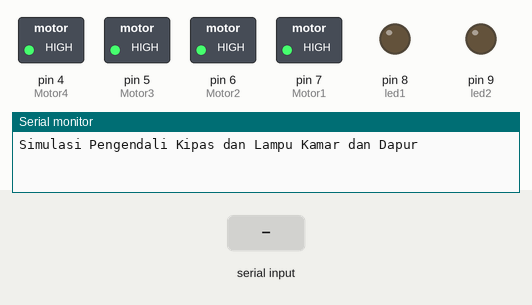
Bench run of a sketch on a simulated Arduino Uno, built with avr-gcc and run on an emulated ATmega328P. Parts: switched loads named in the sketch (green lamp = pin HIGH), output pins drawn as LEDs (lit = HIGH), the last lines printed to the serial monitor. The test bench sets the inputs (shaded band).

Above: at 1.2 s.
1.3 s: "1" received over Serial
At 2.5 s:
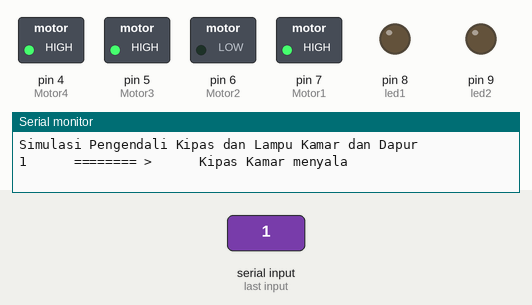
2.8 s: "2" received over Serial
At 3.7 s:
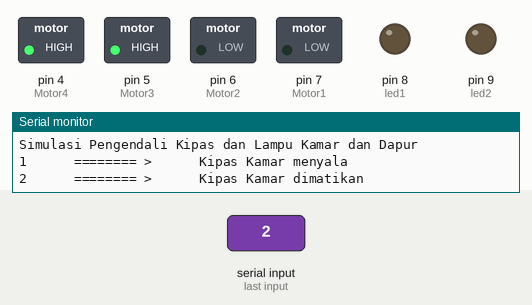
4.3 s: "3" received over Serial
At 4.9 s:
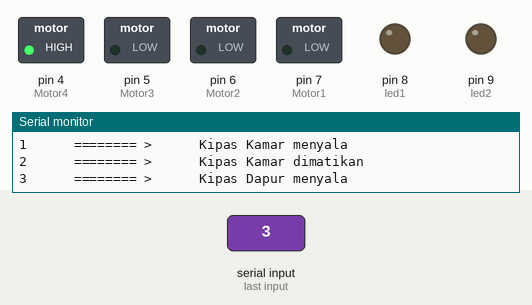
5.8 s: "4" received over Serial
At 7.0 s:
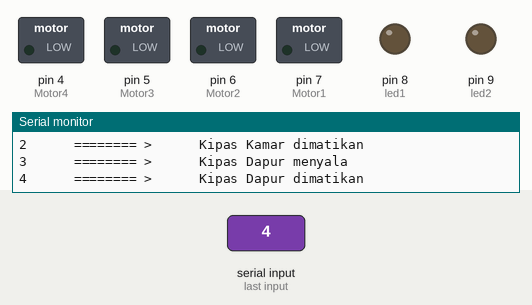
7.3 s: "5" received over Serial
At 8.3 s:
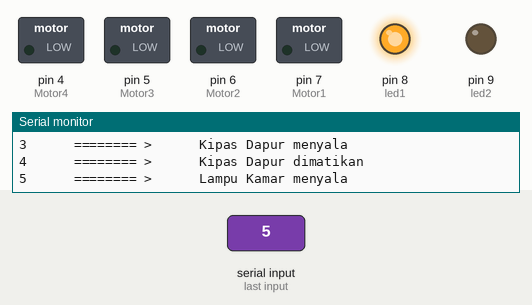
8.8 s: "7" received over Serial
At 9.5 s:
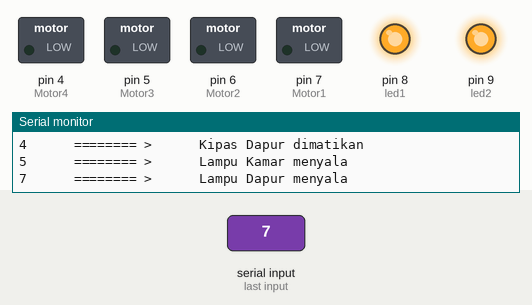
Timing chart, 0 to 11.3 s (numbered marks = the images above; inputs shaded):
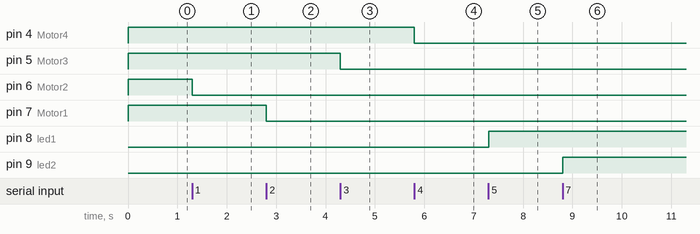

Measured:
- after the input at 1.3 s, pin 6 (Motor2): HIGH → LOW at once
- after the input at 2.8 s, pin 7 (Motor1): HIGH → LOW at once
- after the input at 4.3 s, pin 5 (Motor3): HIGH → LOW at once
- after the input at 5.8 s, pin 4 (Motor4): HIGH → LOW at once
- after the input at 7.3 s, pin 8 (led1): LOW → HIGH at once
- after the input at 8.8 s, pin 9 (led2): LOW → HIGH at once

The sketch:

sketch2.ino
```cpp
int Motor1 = 7;
int Motor2 = 6;
int Motor3 = 5;
int Motor4 = 4;
int led1 = 8;
int led2 = 9;
int DataCheck = 0;

void setup()
{
  Serial.begin(9600);
  pinMode(Motor1, OUTPUT);
  pinMode(Motor2, OUTPUT);
  pinMode(Motor3, OUTPUT);
  pinMode(Motor4, OUTPUT);
  pinMode(led1, OUTPUT);
  pinMode(led2, OUTPUT);

  digitalWrite(Motor1, HIGH);
  digitalWrite(Motor2, HIGH);
  digitalWrite(led1, LOW);
  digitalWrite(led2, LOW);
  digitalWrite(Motor3, HIGH);
  digitalWrite(Motor4, HIGH);
  Serial.print("Simulasi Pengendali Kipas dan Lampu Kamar dan Dapur");
  Serial.println();
  Serial.println();
  Serial.println();
  Serial.println();
  Serial.println();

}
void loop()
{
  if(Serial.available())
  {
    char data = Serial.read();
    Serial.print(data);
    Serial.print("      ======== >      ");

    if(data == '1'){DataCheck = 1; digitalWrite(Motor2, LOW);digitalWrite(Motor1, HIGH); Serial.println("Kipas Kamar menyala");}
    if(data == '2'){DataCheck = 1; digitalWrite(Motor1, LOW);digitalWrite(Motor2,  LOW); Serial.println("Kipas Kamar dimatikan");}
    if(data == '3'){DataCheck = 1; digitalWrite(Motor3, LOW);digitalWrite(Motor4, HIGH); Serial.println("Kipas Dapur menyala");}
    if(data == '4'){DataCheck = 1; digitalWrite(Motor3, LOW);digitalWrite(Motor4,  LOW); Serial.println("Kipas Dapur dimatikan");}
    if(data == '5'){DataCheck = 1; digitalWrite(led1, HIGH); Serial.println("Lampu Kamar menyala");}
    if(data == '6'){DataCheck = 1; digitalWrite(led1, LOW); Serial.println("Lampu Kamar dimatikan");}
    if(data == '7'){DataCheck = 1; digitalWrite(led2,  HIGH); Serial.println("Lampu Dapur menyala");}
    if(data == '8'){DataCheck = 1; digitalWrite(led2,  LOW); Serial.println("Lampu Dapur dimatikan");}
    if(data == '9'){DataCheck = 1; digitalWrite(led1, LOW);digitalWrite(led2,  LOW); Serial.println("Lampu Kamar dan Dapur dimatikan");}
    if(data == '-'){DataCheck = 1; digitalWrite(led1, HIGH);digitalWrite(led2,  HIGH); Serial.println("Lampu Kamar dan Dapur menyala");}
    if(DataCheck == 0){Serial.println("Perintah Salah. Silakan ulangi !!! ");}
    Serial.println();
    DataCheck = 0;
  }
}
```
